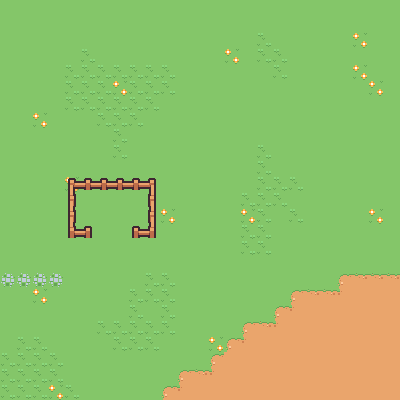

Tiled map render using the project's own tile images. Description and the whole map definition, tile-layer contents included, below:
An orthogonal 25x25 tile map with 16x16 px tiles, 2 tile layers (back, front) and 1 object (bag).

<map version="1.10" tiledversion="1.11.2" orientation="orthogonal" renderorder="left-up" width="25" height="25" tilewidth="16" tileheight="16" infinite="0" nextlayerid="5" nextobjectid="2">
 <tileset firstgid="1" source="town.tsx" />
 <layer id="1" name="back" width="25" height="25">
  <data encoding="csv">
1,1,1,1,1,1,1,1,1,1,1,1,1,1,1,1,1,1,1,1,1,1,1,1,1,
1,1,1,1,1,1,1,1,1,1,1,1,1,1,1,1,1,1,1,1,1,1,1,1,1,
1,1,1,1,1,1,1,1,1,1,1,1,1,1,1,1,2,1,1,1,1,1,3,1,1,
1,1,1,1,1,2,1,1,1,1,1,1,1,1,3,1,2,2,1,1,1,1,1,1,1,
1,1,1,1,2,2,2,2,2,2,2,1,1,1,1,1,1,2,1,1,1,1,3,1,1,
1,1,1,1,2,2,2,3,2,2,2,1,1,1,1,1,1,1,1,1,1,1,1,3,1,
1,1,1,1,2,2,2,2,2,2,1,1,1,1,1,1,1,1,1,1,1,1,1,1,1,
1,1,3,1,1,1,2,2,2,1,1,1,1,1,1,1,1,1,1,1,1,1,1,1,1,
1,1,1,1,1,1,1,2,1,1,1,1,1,1,1,1,1,1,1,1,1,1,1,1,1,
1,1,1,1,1,1,1,2,1,1,1,1,1,1,1,1,2,1,1,1,1,1,1,1,1,
1,1,1,1,1,1,1,1,1,1,1,1,1,1,1,1,2,1,1,1,1,1,1,1,1,
1,1,1,1,3,1,1,1,1,1,1,1,1,1,1,1,2,2,2,1,1,1,1,1,1,
1,1,1,1,1,1,1,1,1,1,1,1,1,1,1,2,2,2,1,1,1,1,1,1,1,
1,1,1,1,1,1,1,1,1,1,3,1,1,1,1,3,2,1,2,1,1,1,1,3,1,
1,1,1,1,1,1,1,1,1,1,1,1,1,1,1,2,2,1,1,1,1,1,1,1,1,
1,1,1,1,1,1,1,1,1,1,1,1,1,1,1,2,2,1,1,1,1,1,1,1,1,
1,1,1,1,1,1,1,1,1,1,1,1,1,1,1,1,1,1,1,1,1,1,1,1,1,
44,44,44,44,1,1,1,1,1,2,2,1,1,1,1,1,1,1,1,1,1,13,14,14,14,
1,1,3,1,1,1,1,1,2,2,2,1,1,1,1,1,1,1,13,14,14,40,26,26,26,
1,1,1,1,1,1,1,1,2,1,2,1,1,1,1,1,1,13,40,26,26,26,26,26,26,
1,1,1,1,1,1,2,2,2,2,2,1,1,1,1,13,14,40,26,26,26,26,26,26,26,
1,2,2,1,1,1,1,2,2,2,1,1,1,3,13,40,26,26,26,26,26,26,26,26,26,
2,2,2,2,1,1,1,1,1,1,1,1,1,13,26,26,26,26,26,26,26,26,26,26,26,
2,2,2,2,1,1,1,1,1,1,1,13,14,40,26,26,26,26,26,26,26,26,26,26,26,
2,2,2,3,2,1,1,1,1,1,13,40,26,26,26,26,26,26,26,26,26,26,26,26,26
</data>
 </layer>
 <layer id="3" name="front" width="25" height="25">
  <data encoding="csv">
0,0,0,0,0,0,0,0,0,0,0,0,0,0,0,0,0,0,0,0,0,0,0,0,0,
0,0,0,0,0,0,0,0,0,0,0,0,0,0,0,0,0,0,0,0,0,0,0,0,0,
0,0,0,0,0,0,0,0,0,0,0,0,0,0,0,0,0,0,0,0,0,0,0,0,0,
0,0,0,0,0,0,0,0,0,0,0,0,0,0,0,0,0,0,0,0,0,0,0,0,0,
0,0,0,0,0,0,0,0,0,0,0,0,0,0,0,0,0,0,0,0,0,0,0,0,0,
0,0,0,0,0,0,0,0,0,0,0,0,0,0,0,0,0,0,0,0,0,0,0,0,0,
0,0,0,0,0,0,0,0,0,0,0,0,0,0,0,0,0,0,0,0,0,0,0,0,0,
0,0,0,0,0,0,0,0,0,0,0,0,0,0,0,0,0,0,0,0,0,0,0,0,0,
0,0,0,0,0,0,0,0,0,0,0,0,0,0,0,0,0,0,0,0,0,0,0,0,0,
0,0,0,0,0,0,0,0,0,0,0,0,0,0,0,0,0,0,0,0,0,0,0,0,0,
0,0,0,0,0,0,0,0,0,0,0,0,0,0,0,0,0,0,0,0,0,0,0,0,0,
0,0,0,0,45,46,46,46,46,47,0,0,0,0,0,0,0,0,0,0,0,0,0,0,0,
0,0,0,0,57,0,0,0,0,59,0,0,0,0,0,0,0,0,0,0,0,0,0,0,0,
0,0,0,0,57,0,0,0,0,59,0,0,0,0,0,0,0,0,0,0,0,0,0,0,0,
0,0,0,0,69,83,0,0,81,71,0,0,0,0,0,0,0,0,0,0,0,0,0,0,0,
0,0,0,0,0,0,0,0,0,0,0,0,0,0,0,0,0,0,0,0,0,0,0,0,0,
0,0,0,0,0,0,0,0,0,0,0,0,0,0,0,0,0,0,0,0,0,0,0,0,0,
0,0,0,0,0,0,0,0,0,0,0,0,0,0,0,0,0,0,0,0,0,0,0,0,0,
0,0,0,0,0,0,0,0,0,0,0,0,0,0,0,0,0,0,0,0,0,0,0,0,0,
0,0,0,0,0,0,0,0,0,0,0,0,0,0,0,0,0,0,0,0,0,0,0,0,0,
0,0,0,0,0,0,0,0,0,0,0,0,0,0,0,0,0,0,0,0,0,0,0,0,0,
0,0,0,0,0,0,0,0,0,0,0,0,0,0,0,0,0,0,0,0,0,0,0,0,0,
0,0,0,0,0,0,0,0,0,0,0,0,0,0,0,0,0,0,0,0,0,0,0,0,0,
0,0,0,0,0,0,0,0,0,0,0,0,0,0,0,0,0,0,0,0,0,0,0,0,0,
0,0,0,0,0,0,0,0,0,0,0,0,0,0,0,0,0,0,0,0,0,0,0,0,0
</data>
 </layer>
 <objectgroup id="4" name="sprites">
  <object id="1" name="bag" gid="108" x="87.4227" y="213.159" width="8.24691" height="9.43969" />
 </objectgroup>
</map>
